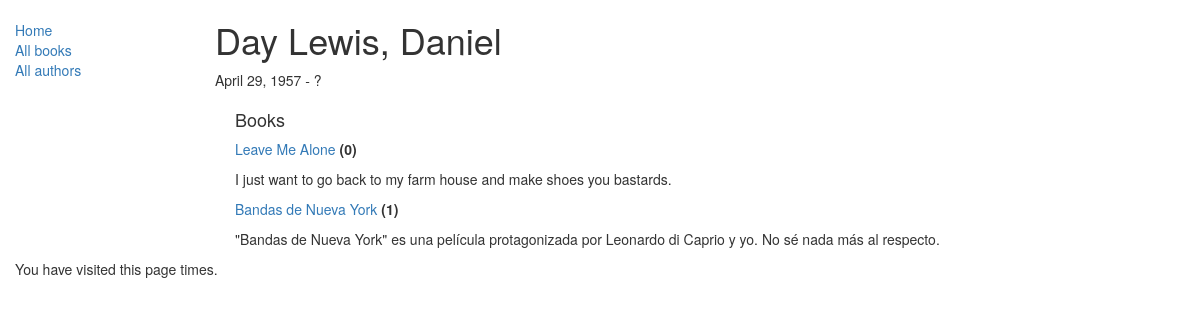
/catalog/author/2, run on the app's committed database.
### catalog/models.py (models this page shows, shortened)
class Author(models.Model):
    first_name = models.CharField(max_length=100)
    last_name = models.CharField(max_length=100)
    date_of_birth = models.DateField(null=True, blank=True)
    date_of_death = models.DateField('Died', null=True, blank=True)
    def __str__(self):
        return '%s, %s' % (self.last_name, self.first_name)

class Book(models.Model):
    title = models.CharField(max_length=200)
    author = models.ForeignKey('Author', on_delete=models.SET_NULL, null=True)
    summary = models.TextField(max_length=1000, help_text="Please enter a BRIEF description of the book")
    isbn = models.CharField('ISBN', max_length=13, help_text='13-character <a href="https://www.isbn-international.org/content/what-isbn">ISBN number</a>')
    genre = models.ManyToManyField(Genre, help_text="Select a genre for this book")
    language = models.ForeignKey(Language, on_delete=models.SET_NULL, null=True)
    def __str__(self):
        return self.title
    def get_absolute_url(self):
        return reverse('book-detail', args=[str(self.id)])
    def display_genre(self):
        """
        Returns first 3 genres in short description string so admin site can display
        """
        return ', '.join([genre.name for genre in self.genre.all()[:3]])
    display_genre.short_description = 'Hurf Blurf'

### catalog/views.py (the view)
# urls.py: url(r'^author/(?P<pk>\d+)$', views.AuthorDetailView.as_view(), name='author-detail'),
class AuthorDetailView(generic.DetailView):
    model = Author # shorthand for queryset = Author.objects.all()
    paginate_by = 10

### catalog/templates/catalog/author_detail.html (shortened to what this page needs)
{% extends "base_generic.html" %}
{% block content %}
    <h1>{{ author }}</h1>
    <p>{{ author.date_of_birth }} - {% if author.date_of_death %}{{ author.date_of_death }}{% else %}?{% endif %}</p>
    <div style="margin-left:20px;margin-top:20px">
        <h4>Books</h4>
        {% if author.book_set %}
                {% for book in author.book_set.all %}
                    <p><a href="{{ book.get_absolute_url }}">{{ book }}</a> <strong>({{ book.bookinstance_set.all.count }})</strong></p>
                    <p>{{ book.summary }}</p>
                {% endfor %}
        {% else %}
            <p>This author has not written any books...</p>
        {% endif %}
    </div>
{% endblock %}

### data on the page
Author: last_name+first_name "Day Lewis, Daniel", date_of_birth "April 29, 1957"
Book: title "Leave Me Alone", bookinstance_set.all.count "0", summary "I just want to go back to my farm house and make shoes you bastards."
Book: title "Bandas de Nueva York", bookinstance_set.all.count "1", summary "\"Bandas de Nueva York\" es una película protagonizada por Leonardo di Caprio y yo. No sé nada más al respecto."
